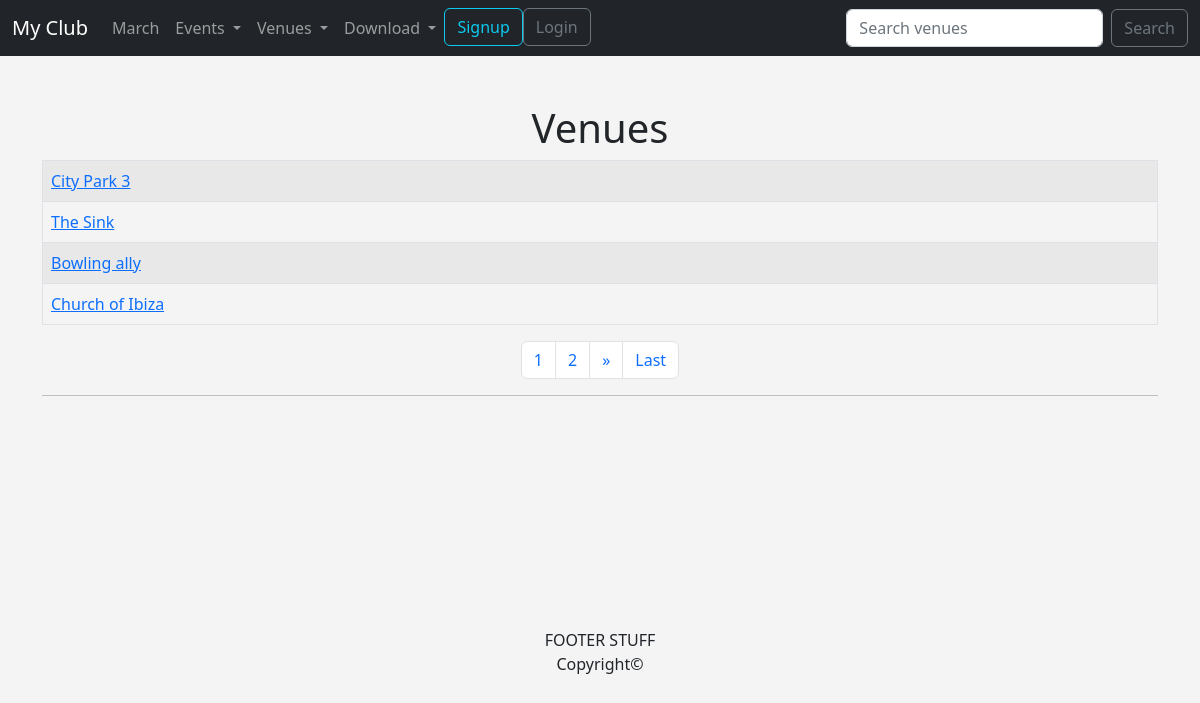
Before: /list_venues/ with the older database file.
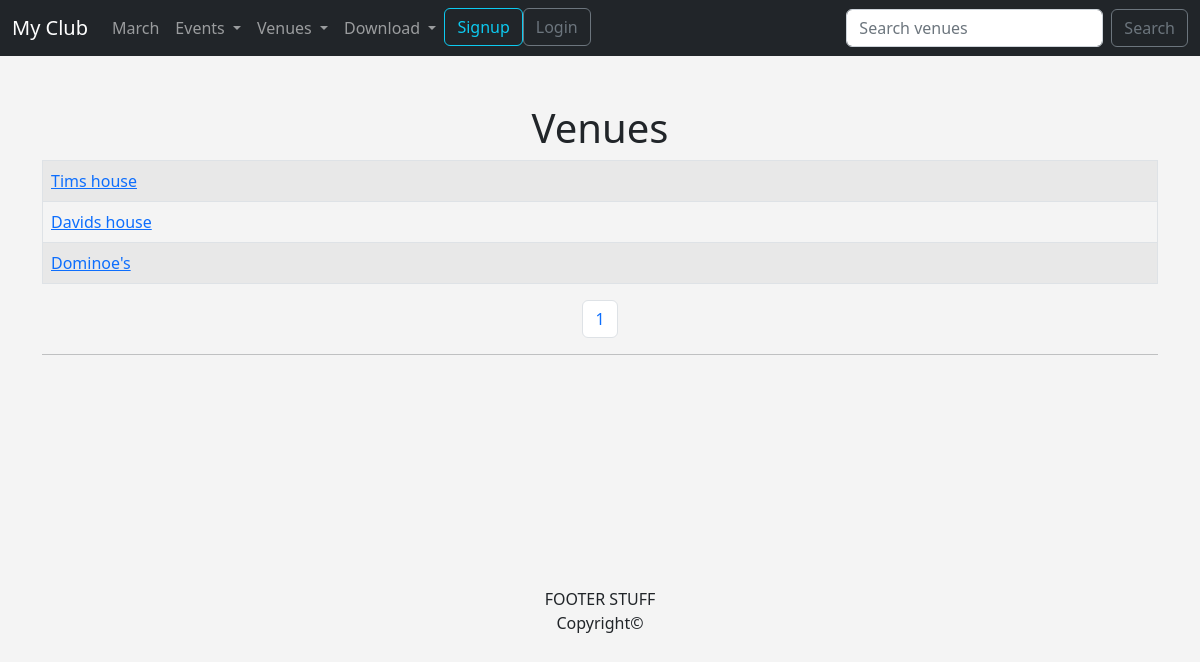
After: the same page with the newer database file.
### events/models.py (models this page shows)
class Venue(models.Model):
    name = models.CharField('Event Name', max_length=120)
    address = models.CharField('Address', max_length=300)
    zip_code = models.CharField('Zip Code', max_length=10)
    phone = models.CharField('Contact Phone', blank=True, max_length=25)
    web = models.URLField('Website Address', blank=True)
    email_address = models.EmailField('Email Address', blank=True)
    owner = models.IntegerField('Venue Owner', blank=False, default=1)
    def __str__(self):
        return self.name

### events/views.py (the view)
# urls.py: path('list_venues/', views.list_venues, name='list_venues'),
def list_venues(request):
    venue_list = Venue.objects.all().order_by('name')
    p = Paginator(Venue.objects.all(), 4)
    page = request.GET.get('page')
    venues = p.get_page(page)
    nums = 'a' * venues.paginator.num_pages
    return render(request, 'events/venues.html', {'venue_list': venue_list, 'venues': venues, 'nums': nums})

### events/templates/events/venues.html (shortened to what this page needs)
{% extends 'events/base.html' %}
{% block content %}
<center>
<br>
<h1>Venues</h1>
<table class='table table-striped table-hover table-bordered'>
    {% for venue in venues %}
    <tr>
        <td><a href='{% url "show_venue" venue.id %}'>{{ venue }}</a><br/></td>
{% endfor %}
</table>
</center>
<center>
<nav aria-label="Page navigation example">
<ul class="pagination justify-content-center">
{% for i in nums %}
<li class='page-item'><a class='page-link' href='?page={{ forloop.counter }}'>{{ forloop.counter }}</a></li>
{% endfor %}
{% if venues.has_next %}
    <li class="page-item"><a class='page-link' href='?page={{ venues.next_page_number }}'>&raquo</a></li>
    <li class="page-item"><a class='page-link' href='?page={{ venues.paginator.num_pages }}'>Last</a></li>
{% endif %}
</ul>
</nav>
</center>
<hr>
{% endblock content %}

### events/templates/events/base.html (shortened to what this page needs)
<!doctype html>
<html lang="en">
  <head>
    <link href="https://cdn.jsdelivr.net/npm/bootstrap@5.2.2/dist/css/bootstrap.min.css" rel="stylesheet">
      </head>
  <body>
      {% include 'events/navbar.html' %}
    <br/>
    <div class='container'>
        {% block content %}
        {% endblock content %}
    </div>
  </body>
</html>
<center>
<footer>
    <br/>
    <br/>
    <br/>
    <br/>
    <br/>
    <br/>
    <br/>
    <br/>
    <br/>
    FOOTER STUFF
    <p>Copyright© {{ current_year }}</p>
</footer>
</center>

### events/templates/events/navbar.html (shortened to what this page needs)
<nav class="navbar navbar-expand-lg navbar-dark  bg-dark">
  <div class="container-fluid">
      <a class="navbar-brand" href="{% url 'home' %}">My Club</a>
    <div class="collapse navbar-collapse" id="navbarSupportedContent">
      <ul class="navbar-nav me-auto mb-2 mb-lg-0">
        <li class="nav-item">
            <a class="nav-link" href="{% url 'home' '2022' 'March' %}">March</a>
        </li>
        <li class="nav-item dropdown">
            <a class="nav-link dropdown-toggle" href="{% url 'events_list' %}" role="button" data-bs-toggle="dropdown" aria-expanded="false">
            Events
          </a>
        </li>
        <li class="nav-item dropdown">
          <a class="nav-link dropdown-toggle" href="{% url 'list_venues' %}" role="button" data-bs-toggle="dropdown" aria-expanded="false">
            Venues
          </a>
        </li>
        <li class="nav-item dropdown">
            <a class="nav-link dropdown-toggle" href="{% url 'events_list' %}" role="button" data-bs-toggle="dropdown" aria-expanded="false">
            Download
          </a>
        </li>
        {% if user.is_authenticated %}
        <li class="nav-item">
            <a class="btn btn-outline-danger" href="{% url 'logout_user' %}">Logout</a>
        </li>
        {% else %}
        <li class="nav-item">
            <a class="btn btn-outline-info" href="{% url 'register_user' %}">Signup</a>
        </li>
        <li class="nav-item">
            <a class="btn btn-outline-secondary" href="{% url 'login_user' %}">Login</a>
        </li>
        {% endif %}
      </ul>
      <form class="d-flex" method='POST' role="search" action='{% url "search_venues" %}'>
        <input class="form-control me-2" type="search" placeholder="Search venues" aria-label="Search" name="searched">
        <button class="btn btn-outline-secondary" type="submit">Search</button>
      </form>
    </div>
  </div>
</nav>

### events/templates/events/base.html (style rules this page uses)
body { background: #f4f4f4; }

Changed rows visible on the page:
removed Venue: name "City Park 3"
removed Venue: name "The Sink"
removed Venue: name "Bowling ally"
removed Venue: name "Church of Ibiza"
added Venue: name "Tims house"
added Venue: name "Davids house"
added Venue: name "Dominoe's"
Other visible differences:
list line gone: "2"
text no longer shown: "» Last"
